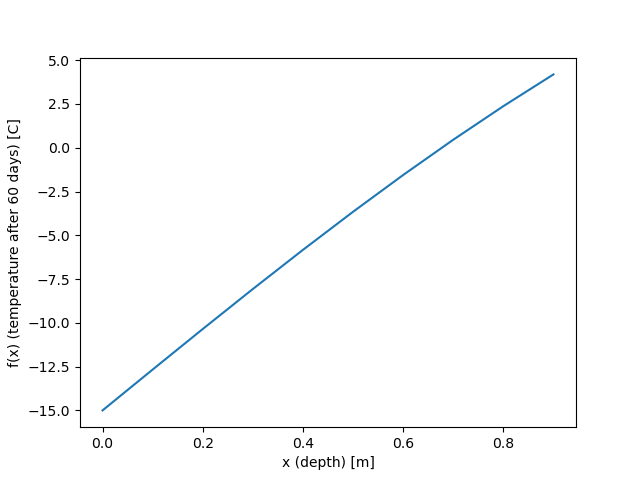

Write Python code to recreate this figure.
#! /usr/bin/env python3

import numpy as np
import scipy.special
import math
import matplotlib.pyplot as plt

Ti = 20
Ts = -15
a = 0.138e-6
t = 60 * 24 * 60 * 60

# function of interest
def f(x):
    return (Ti - Ts) * scipy.special.erf(x / (2*np.sqrt(a*t))) + Ts

# derivative of f
def df(x):
    return (Ti-Ts) * np.exp(-np.square(x) / (4*a*t)) / (np.sqrt(math.pi * a * t))

# perform bisection (provided)
def bisection(f,a,b,tol):
    
#    Inputs:
#     f,a,b       - function and endpoints of initial interval
#      tol  - bisection stops when relative interval length < tol

#    Returns:
#      astar - approximation of root
#      ier   - error message
#            - ier = 1 => Failed
#            - ier = 0 == success

#     first verify there is a root we can find in the interval 

    fa = f(a)
    fb = f(b);
    if (fa*fb>0):
       ier = 1
       astar = a
       return [astar, ier]

#   verify end points are not a root 
    if (fa == 0):
      astar = a
      ier =0
      return [astar, ier]

    if (fb ==0):
      astar = b
      ier = 0
      return [astar, ier]

    count = 0
    d = 0.5*(a+b)
    while (abs(d-a) > tol):
      fd = f(d)
      if (fd ==0):
        astar = d
        ier = 0
        return [astar, ier]
      if (fa*fd<0):
         b = d
      else: 
        a = d
        fa = fd
      d = 0.5*(a+b)
      count = count +1
#      print('abs(d-a) = ', abs(d-a))
      
    astar = d
    ier = 0
    return [astar, ier]

#perform newton's method (provided)
def newton(f,fp,p0,tol,Nmax):
    """
    Newton iteration.
    Inputs:
    f,fp - function and derivative
    p0 - initial guess for root
    tol - iteration stops when p_n,p_{n+1} are within tol
    Nmax - max number of iterations
    Returns:
    p - an array of the iterates
    pstar - the last iterate
    info - success message
    - 0 if we met tol
    - 1 if we hit Nmax iterations (fail)
    """
    p = np.zeros(Nmax+1);
    p[0] = p0
    for it in range(Nmax):
        p1 = p0-f(p0)/fp(p0)
        p[it+1] = p1
        if (abs(p1-p0) < tol):
            pstar = p1
            info = 0
            return [p,pstar,info,it]
        p0 = p1
    pstar = p1
    info = 1
    return [p,pstar,info,it]

# plot f
t_sample = np.arange(0, 1, 0.1)
plt.plot(t_sample, f(t_sample))
plt.xlabel("x (depth) [m]")
plt.ylabel("f(x) (temperature after 60 days) [C]")
plt.savefig("hw4_1.png")

# find root via bisection
tol = 1e-13
[xstar, ier] = bisection(f, 0, 1, tol)
print("xstar=", xstar, ", ier=", ier)

# find root via Newton
[iters, xstar1, ier, it] = newton(f, df, 0.01, tol, 100)
print("xstar1=", xstar1, ", ier=", ier)

# newton starting at x=10
[iters, xstar2, ier, it] = newton(f, df, 10, tol, 100)
print("xstar2=", xstar2, ", ier=", ier)